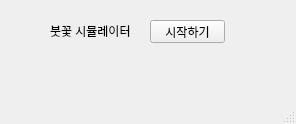
<?xml version="1.0" encoding="UTF-8"?>
<ui version="4.0">
 <class>MainWindow</class>
 <widget class="QMainWindow" name="MainWindow">
  <property name="geometry">
   <rect>
    <x>0</x>
    <y>0</y>
    <width>296</width>
    <height>124</height>
   </rect>
  </property>
  <property name="windowTitle">
   <string>메인메뉴</string>
  </property>
  <widget class="QWidget" name="centralwidget">
   <widget class="QLabel" name="label">
    <property name="geometry">
     <rect>
      <x>50</x>
      <y>10</y>
      <width>121</width>
      <height>41</height>
     </rect>
    </property>
    <property name="text">
     <string>붓꽃 시뮬레이터</string>
    </property>
   </widget>
   <widget class="QPushButton" name="pushButton">
    <property name="geometry">
     <rect>
      <x>150</x>
      <y>20</y>
      <width>75</width>
      <height>23</height>
     </rect>
    </property>
    <property name="text">
     <string>시작하기</string>
    </property>
   </widget>
  </widget>
  <widget class="QMenuBar" name="menubar">
   <property name="geometry">
    <rect>
     <x>0</x>
     <y>0</y>
     <width>296</width>
     <height>21</height>
    </rect>
   </property>
  </widget>
  <widget class="QStatusBar" name="statusbar"/>
 </widget>
 <resources/>
 <connections/>
</ui>
